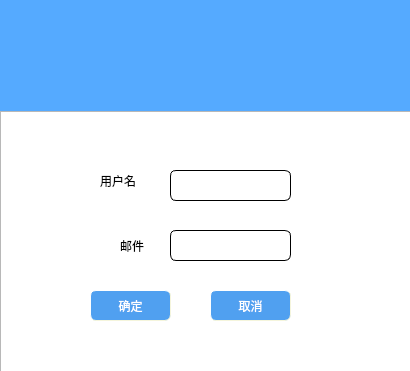
<?xml version="1.0" encoding="UTF-8"?>
<ui version="4.0">
 <class>FindPsd</class>
 <widget class="QDialog" name="FindPsd">
  <property name="geometry">
   <rect>
    <x>0</x>
    <y>0</y>
    <width>410</width>
    <height>371</height>
   </rect>
  </property>
  <property name="windowTitle">
   <string>Dialog</string>
  </property>
  <property name="styleSheet">
   <string notr="true">QDialog{
	
	background-color: rgb(85, 170, 255);
	
}
</string>
  </property>
  <widget class="QPushButton" name="pushButton_">
   <property name="geometry">
    <rect>
     <x>90</x>
     <y>290</y>
     <width>81</width>
     <height>31</height>
    </rect>
   </property>
   <property name="styleSheet">
    <string notr="true">QPushButton{
font: 9pt &quot;幼圆&quot;;
color: rgb(255, 255, 255);
 border-style: outset;
     border-width: 1px;
     border-radius: 6px;
     border-color: beige;    
     padding: 6px;
	background-color: rgb(80, 160, 240);
}
QPushButton:pressed{
                   background-color:rgba(100,255,100,200);
                   border-color:rgba(255,255,255,30);
                   border-style:inset;
                   color:rgba(0,0,0,100);
                   }
QPushButton:hover{
	
	background-color: rgb(85, 170, 255);
                   border-color:rgba(255,255,255,200);
                   
	color: rgb(255, 255, 255);
                   }</string>
   </property>
   <property name="text">
    <string>确定</string>
   </property>
  </widget>
  <widget class="QPushButton" name="pushButton_2">
   <property name="geometry">
    <rect>
     <x>210</x>
     <y>290</y>
     <width>81</width>
     <height>31</height>
    </rect>
   </property>
   <property name="styleSheet">
    <string notr="true">QPushButton{
font: 9pt &quot;幼圆&quot;;
color: rgb(255, 255, 255);
 border-style: outset;
     border-width: 1px;
     border-radius: 6px;
     border-color: beige;    
     padding: 6px;
	background-color: rgb(80, 160, 240);
}
QPushButton:pressed{
                   background-color:rgba(100,255,100,200);
                   border-color:rgba(255,255,255,30);
                   border-style:inset;
                   color:rgba(0,0,0,100);
                   }
QPushButton:hover{
	
	background-color: rgb(85, 170, 255);
                   border-color:rgba(255,255,255,200);
                   
	color: rgb(255, 255, 255);
                   }</string>
   </property>
   <property name="text">
    <string>取消</string>
   </property>
  </widget>
  <widget class="QLineEdit" name="lineEdit_Name">
   <property name="geometry">
    <rect>
     <x>170</x>
     <y>170</y>
     <width>121</width>
     <height>31</height>
    </rect>
   </property>
   <property name="styleSheet">
    <string notr="true">border-style: outset;
     border-width: 1px;
     border-radius: 6px;</string>
   </property>
  </widget>
  <widget class="QLineEdit" name="lineEdit_Mail">
   <property name="geometry">
    <rect>
     <x>170</x>
     <y>230</y>
     <width>121</width>
     <height>31</height>
    </rect>
   </property>
   <property name="styleSheet">
    <string notr="true">border-style: outset;
     border-width: 1px;
     border-radius: 6px;</string>
   </property>
  </widget>
  <widget class="QLabel" name="label">
   <property name="geometry">
    <rect>
     <x>100</x>
     <y>160</y>
     <width>111</width>
     <height>41</height>
    </rect>
   </property>
   <property name="styleSheet">
    <string notr="true">color: rgb(0, 0, 0);
font: 10pt &quot;等线&quot;;
border-top:0px solid #e8f3f9;
background:  transparent;</string>
   </property>
   <property name="text">
    <string>用户名</string>
   </property>
  </widget>
  <widget class="QLabel" name="label_2">
   <property name="geometry">
    <rect>
     <x>120</x>
     <y>230</y>
     <width>81</width>
     <height>31</height>
    </rect>
   </property>
   <property name="styleSheet">
    <string notr="true">color: rgb(0, 0, 0);
font: 10pt &quot;等线&quot;;
border-top:0px solid #e8f3f9;
background:  transparent;</string>
   </property>
   <property name="text">
    <string>邮件</string>
   </property>
  </widget>
  <widget class="QTableWidget" name="tableWidget">
   <property name="geometry">
    <rect>
     <x>0</x>
     <y>111</y>
     <width>411</width>
     <height>261</height>
    </rect>
   </property>
  </widget>
  <widget class="QLabel" name="label_3">
   <property name="geometry">
    <rect>
     <x>130</x>
     <y>40</y>
     <width>121</width>
     <height>41</height>
    </rect>
   </property>
   <property name="styleSheet">
    <string notr="true">image: url(:/icon/zhaohuimima.png);</string>
   </property>
   <property name="text">
    <string/>
   </property>
  </widget>
  <zorder>tableWidget</zorder>
  <zorder>pushButton_</zorder>
  <zorder>pushButton_2</zorder>
  <zorder>lineEdit_Name</zorder>
  <zorder>lineEdit_Mail</zorder>
  <zorder>label</zorder>
  <zorder>label_2</zorder>
  <zorder>label_3</zorder>
 </widget>
 <resources/>
 <connections/>
</ui>
